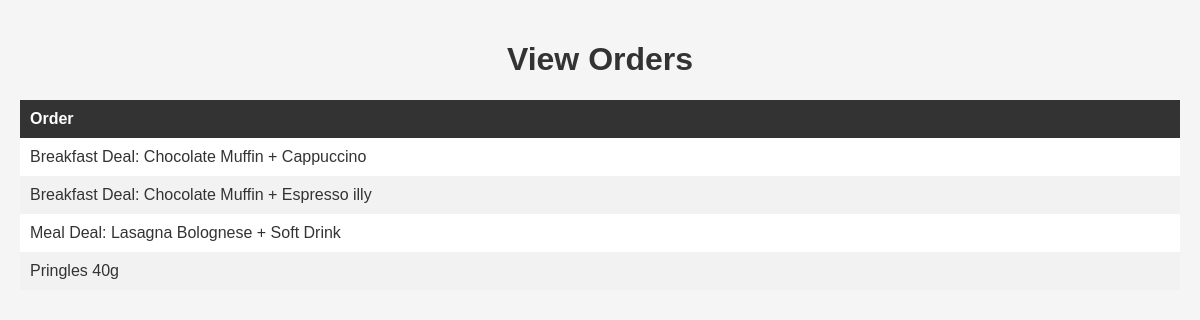
The page /vieworders on the database as committed earlier.
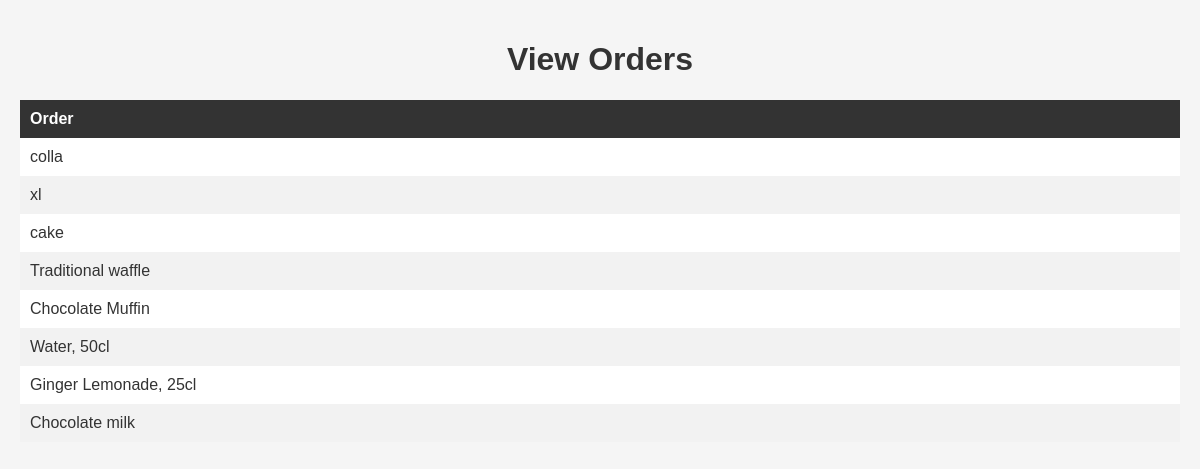
The same page on the database as committed later.
### Boards/models.py (models this page shows)
class Order(models.Model):
    name = models.CharField(max_length=1000)

### Boards/views.py (the view)
# urls.py: path('vieworders', views.vieworders, name='vieworders'),
def vieworders(request):
    context = {}
    if request.method == 'GET':
        result = models.Order.objects.all()
        context = {"result": result}
    return render(request, 'vieworders.html', context=context)

### Templates/vieworders.html (shortened to what this page needs)
<!DOCTYPE html>
<html>
<head>
</head>
<body>
  <h1>View Orders</h1>
  <table>
    <thead>
      <tr>
        <th>Order</th>
      </tr>
    </thead>
    <tbody>
        {% block content %}
        {% for x in result %}
            <tr>
                <td>{{x.name}}</td>
            </tr>
        {% endfor %}
        {% endblock content %}

Rows that differ between the two databases and show on the page:
changed Order: name "Breakfast Deal: Chocolate Muffin + Cappuccino" → "colla"
changed Order (number 2 of 8 on the later page): name "Breakfast Deal: Chocolate Muffin + Espresso illy" → "xl"
changed Order: name "Meal Deal: Lasagna Bolognese + Soft Drink" → "cake"
changed Order: name "Pringles 40g" → "Traditional waffle"
added Order: name "Chocolate Muffin"
added Order: name "Water, 50cl"
added Order: name "Ginger Lemonade, 25cl"
added Order: name "Chocolate milk"
